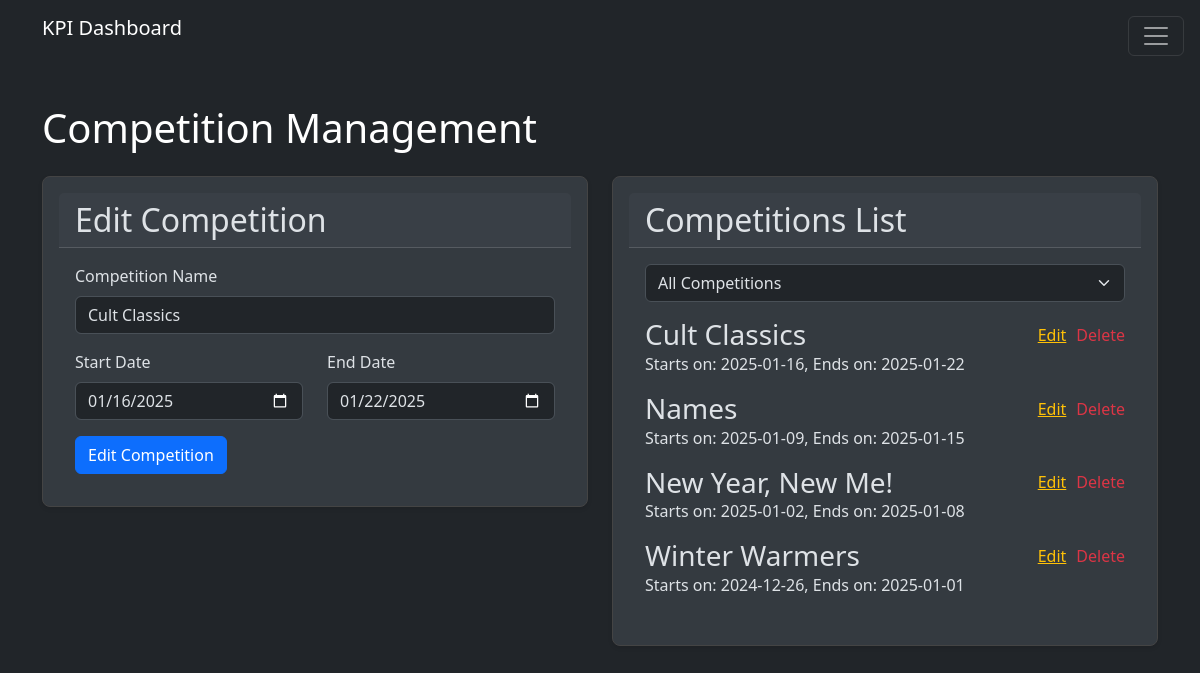
Page /admin/pages/competitions.php?edit_id=8 on the committed database.
### tables this page shows
CREATE TABLE `competitions` (
  `id` int(11) NOT NULL,
  `name` varchar(100) NOT NULL,
  `start_date` date DEFAULT NULL,
  `end_date` date DEFAULT NULL,
  `created_at` timestamp NULL DEFAULT current_timestamp()
);

### includes/classes/Database.php (called while the page is built, shortened)
<?php
class Database {
    private static $instance = null;
    private $connection = null;
    private function __construct() {
        try {
            $this->connection = new PDO(
                "mysql:host=" . DB_HOST . ";dbname=" . DB_NAME,
                DB_USER,
                DB_PASS,
                [PDO::ATTR_ERRMODE => PDO::ERRMODE_EXCEPTION]
            );
        } catch (PDOException $e) {
            error_log("Database Connection Error: " . $e->getMessage());
            throw new Exception("Database connection failed");
        }
    }
    public static function getInstance() {
        if (self::$instance === null) {
            self::$instance = new self();
        }
        return self::$instance;
    }
    public function query($sql, $params = []) {
        try {
            $stmt = $this->connection->prepare($sql);
            $stmt->execute($params);
            return $stmt;
        } catch (PDOException $e) {
            error_log("Query Error: " . $e->getMessage());
            throw new Exception("Database query failed");
        }
    }
}

### public/admin/pages/competitions.php (the view, shortened to what this page needs)
<?php
require_once $_SERVER['DOCUMENT_ROOT'] . '/public/admin/includes/header.php';
$db = Database::getInstance();
$filter = $_GET['filter'] ?? 'all';
$query = "SELECT * FROM competitions";
$query .= " ORDER BY name";
$competitions = $db->query($query)->fetchAll(PDO::FETCH_ASSOC);
$competitionName = '';
$startDate = '';
$endDate = '';
$action = 'Add Competition';
if (isset($_GET['edit_id'])) {
    $editId = intval($_GET['edit_id']);
    $competition = $db->query("SELECT * FROM competitions WHERE id = ?", [$editId])->fetch(PDO::FETCH_ASSOC);
    if ($competition) {
        $competitionName = htmlspecialchars($competition['name']);
        $startDate = htmlspecialchars($competition['start_date']);
        $endDate = htmlspecialchars($competition['end_date']);
        $action = 'Edit Competition';
    }
}
?>
<div class="container py-5">
    <h1 class="mb-4">Competition Management</h1>
    <div class="row">
        <div class="col-md-6">
            <div class="card mb-4">
                <div class="card-header">
                    <h2 class="h2 mb-0"><?php echo $action; ?></h2>
                </div>
                <div class="card-body">
                    <form method="POST" action="functions.php">
                        <div class="mb-3">
                            <label class="form-label">Competition Name</label>
                            <input type="text" name="competition_name" class="form-control" value="<?php echo $competitionName; ?>" required>
                        </div>
                        <div class="row mb-3">
                            <div class="col-md-6">
                                <label class="form-label">Start Date</label>
                                <input type="date" name="start_date" class="form-control" value="<?php echo $startDate; ?>" required>
                            </div>
                            <div class="col-md-6">
                                <label class="form-label">End Date</label>
                                <input type="date" name="end_date" class="form-control" value="<?php echo $endDate; ?>" required>
                            </div>
                        </div>
                        <button type="submit" class="btn btn-primary"><?php echo $action; ?></button>
                    </form>
                </div>
            </div>
        </div>
        <div class="col-md-6">
            <div class="card">
                <div class="card-header">
                    <h2 class="h2 mb-0">Competitions List</h2>
                </div>
                <div class="card-body">
                    <div class="mb-3">
                        <select class="form-select" id="competitionFilter" onchange="window.location.href='?filter=' + this.value">
                            <option value="all" <?php echo $filter === 'all' ? 'selected' : ''; ?>>All Competitions</option>
                        </select>
                    </div>
                    <div class="mb-3">
                        <?php foreach ($competitions as $competition): ?>
                            <div class="mb-3">
                                <div style="display: flex; justify-content: space-between; align-items: center;">
                                    <h3 style="margin-bottom: 0;">
                                        <?php echo htmlspecialchars($competition['name']); ?>
                                    </h3>
                                    <div>
                                        <div class="d-flex">
                                            <a href="?edit_id=<?php echo $competition['id']; ?>" class="text-warning" style="margin-right: 10px;">Edit</a>
                                            <form method="POST" action="functions.php" style="display:inline;">
                                                <button type="submit" class="text-danger" style="background: none; border: none; padding: 0; cursor: pointer;">Delete</button>
                                            </form>
                                        </div>
                                    </div>
                                </div>
                                <p>Starts on: <?php echo htmlspecialchars($competition['start_date']); ?>, Ends on: <?php echo htmlspecialchars($competition['end_date']); ?></p>
                            </div>
                        <?php endforeach; ?>
                    </div>
                </div>
            </div>
        </div>
    </div>
</div>
<?php include $_SERVER['DOCUMENT_ROOT'] . '/public/admin/includes/footer.php'; ?>

### public/css/custom.css (style rules this page uses)
body, .navbar-nav .nav-link, .offcanvas-title, .offcanvas-body, .offcanvas-body .nav-link { color: #ffffff !important; }
.card { background-color: #343a40; border: 1px solid #444; border-radius: 0.5rem; box-shadow: 0 2px 4px rgba(0,0,0,0.1); margin-bottom: 1rem; padding: 1rem; }

### rows in the picture
competitions: competition_name "Cult Classics", start_date "01/16/2025", end_date "01/22/2025", name "Cult Classics", start_date "2025-01-16", end_date "2025-01-22"
competitions: name "Names", start_date "2025-01-09", end_date "2025-01-15"
competitions: name "New Year, New Me!", start_date "2025-01-02", end_date "2025-01-08"
competitions: name "Winter Warmers", start_date "2024-12-26", end_date "2025-01-01"

### other values in the picture
APP_NAME "KPI Dashboard"
$action "Edit Competition"
